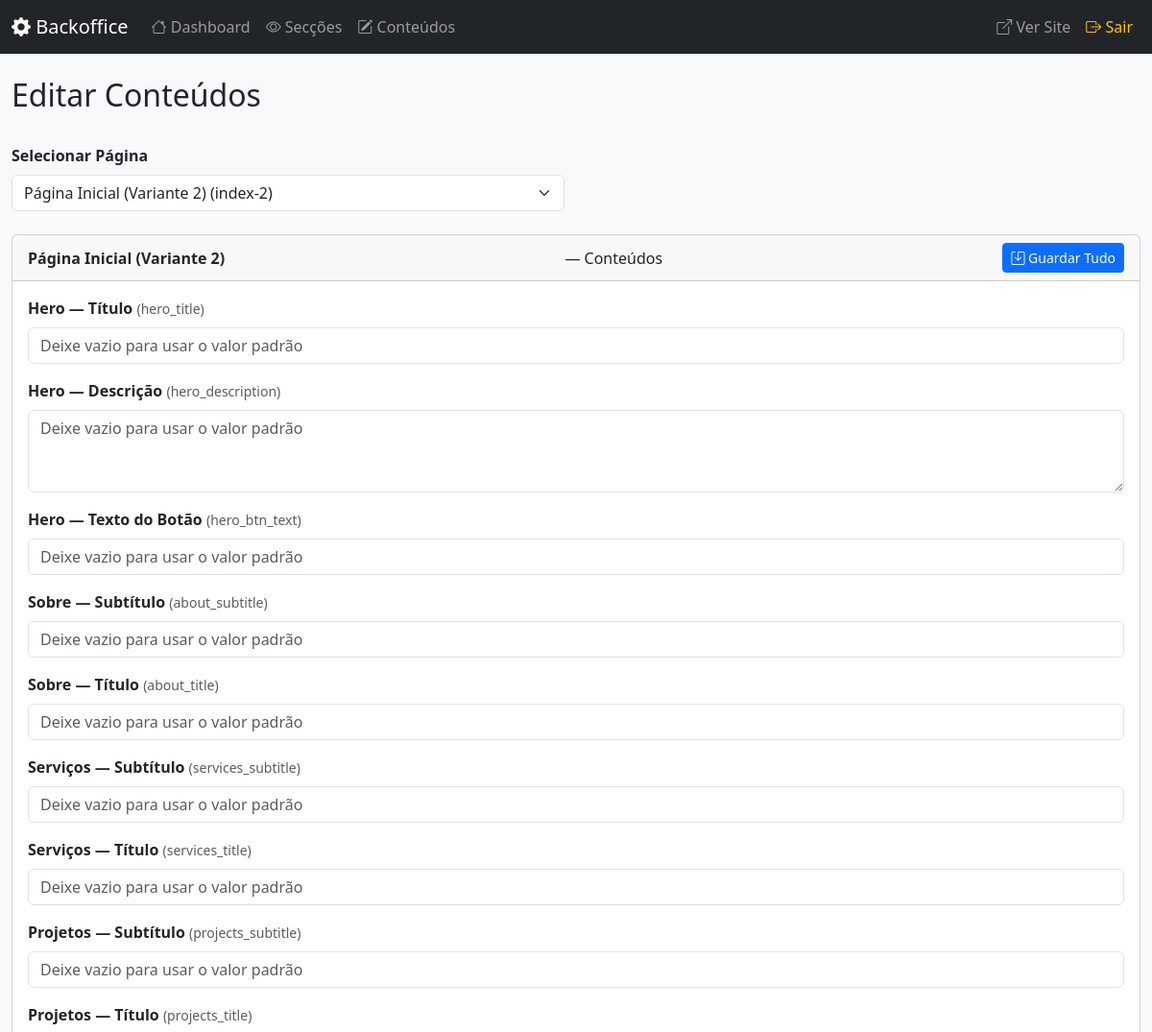
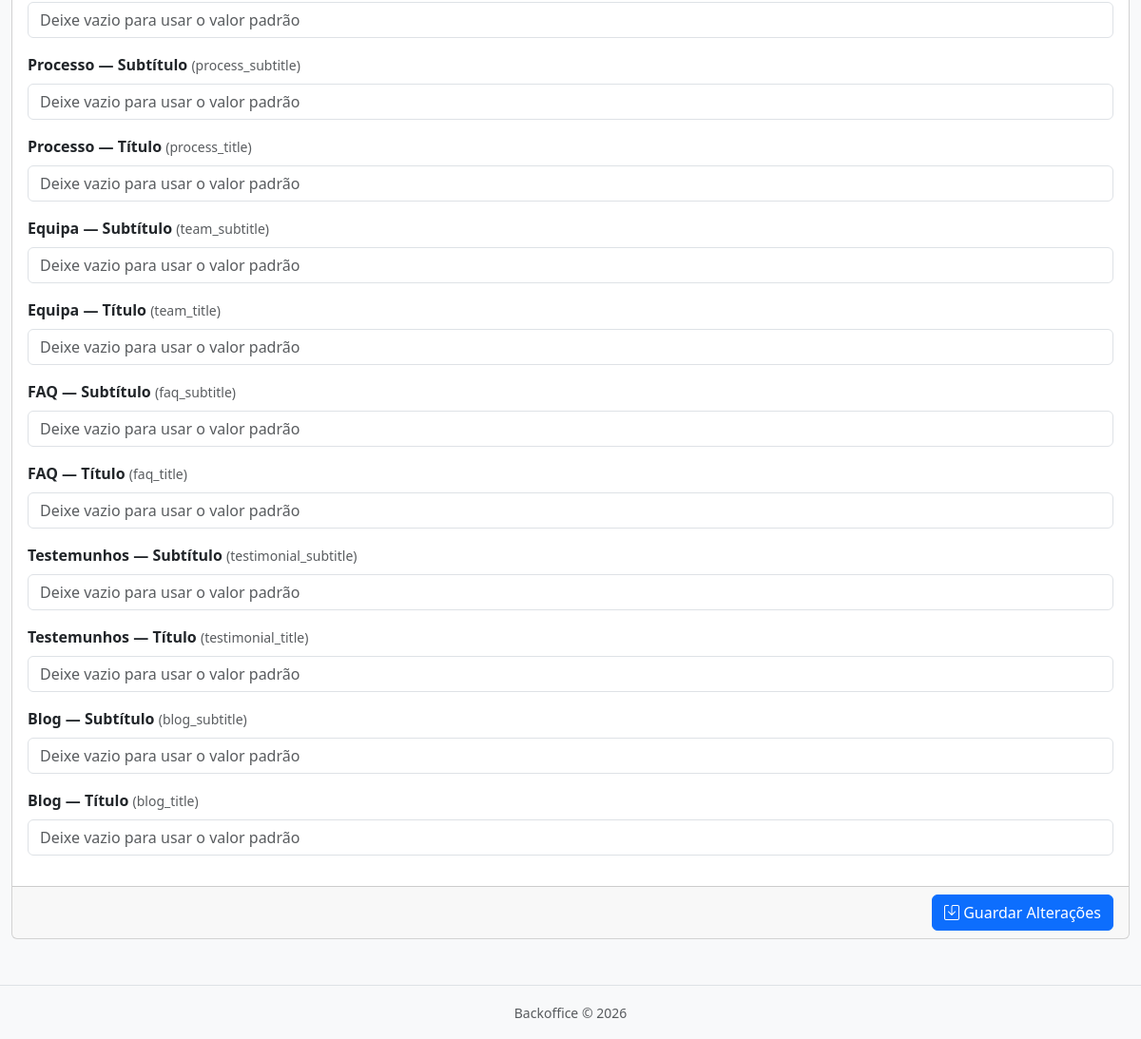
Screenshot of /admin/content.php?page=index-2 (signed in) with the database file from the repository (2 pictures, top to bottom).
### tables this page shows
CREATE TABLE IF NOT EXISTS content (
    id INT AUTO_INCREMENT PRIMARY KEY,
    page VARCHAR(255) NOT NULL,
    content_key VARCHAR(255) NOT NULL,
    content_value TEXT DEFAULT NULL,
    content_type VARCHAR(50) DEFAULT 'text',
    label VARCHAR(255),
    UNIQUE KEY page_content (page, content_key)
);

### includes/functions.php (called while the page is built, shortened)
<?php
function get_page_content($page) {
    $db = getDB();
    $stmt = $db->prepare('SELECT * FROM content WHERE page = :page ORDER BY id ASC');
    $stmt->bindValue(':page', $page, PDO::PARAM_STR);
    $stmt->execute();
    return $stmt->fetchAll(PDO::FETCH_ASSOC);
}
function get_all_pages() {
    $db = getDB();
    $result = $db->query('SELECT DISTINCT page FROM sections ORDER BY page ASC');
    return $result->fetchAll(PDO::FETCH_COLUMN);
}
function page_label($page) {
    $labels = [
        'index'             => 'Página Inicial (Variante 1)',
        'index-2'           => 'Página Inicial (Variante 2)',
        'index-3'           => 'Página Inicial (Variante 3)',
        'about'             => 'Sobre Nós',
        'services'          => 'Serviços',
        'service-details'   => 'Detalhes do Serviço',
        'portfolios'        => 'Portfólio',
        'portfolio-details' => 'Detalhes do Portfólio',
        'blog-standard'     => 'Blog',
        'blog-details'      => 'Detalhes do Blog',
        'team'              => 'Equipa',
        'pricing'           => 'Preços',
        'faq'               => 'FAQ',
        'contact'           => 'Contacto',
        'error'             => 'Página de Erro',
        'global'            => 'Global (Header/Footer)',
    ];
    return isset($labels[$page]) ? $labels[$page] : ucfirst(str_replace('-', ' ', $page));
}

### admin/content.php (the view, shortened to what this page needs)
<?php
require_once __DIR__ . '/../includes/functions.php';
$selectedPage = isset($_GET['page']) ? $_GET['page'] : null;
$pages = get_all_pages();
$contentItems = [];
if ($selectedPage) {
    $contentItems = get_page_content($selectedPage);
}
include __DIR__ . '/includes/header.php';
?>
<div class="d-flex justify-content-between align-items-center mb-4">
    <h2>Editar Conteúdos</h2>
</div>
<div class="row mb-4">
    <div class="col-md-6">
        <label class="form-label fw-bold">Selecionar Página</label>
        <select class="form-select" onchange="window.location='content.php?page='+this.value">
            <?php foreach ($pages as $p): ?>
            <option value="<?= htmlspecialchars($p, ENT_QUOTES, 'UTF-8') ?>" <?= $selectedPage === $p ? 'selected' : '' ?>>
                <?= htmlspecialchars(page_label($p), ENT_QUOTES, 'UTF-8') ?> (<?= htmlspecialchars($p, ENT_QUOTES, 'UTF-8') ?>)
            </option>
            <?php endforeach; ?>
        </select>
    </div>
</div>
<?php if ($selectedPage && !empty($contentItems)): ?>
<form method="post" action="content.php?page=<?= urlencode($selectedPage) ?>">
    <div class="card">
        <div class="card-header d-flex justify-content-between align-items-center">
            <strong><?= htmlspecialchars(page_label($selectedPage), ENT_QUOTES, 'UTF-8') ?></strong> — Conteúdos
            <button type="submit" class="btn btn-primary btn-sm"><i class="bi bi-save"></i> Guardar Tudo</button>
        </div>
        <div class="card-body">
            <?php foreach ($contentItems as $item): ?>
            <div class="mb-3">
                <label class="form-label fw-bold">
                    <?= htmlspecialchars($item['label'] ?: $item['content_key'], ENT_QUOTES, 'UTF-8') ?>
                    <small class="text-muted fw-normal">(<?= htmlspecialchars($item['content_key'], ENT_QUOTES, 'UTF-8') ?>)</small>
                </label>
                <?php if ($item['content_type'] === 'textarea' || $item['content_type'] === 'html'): ?>
                <textarea name="content_<?= (int)$item['id'] ?>" class="form-control" rows="3"
                          placeholder="Deixe vazio para usar o valor padrão"><?= htmlspecialchars($item['content_value'] ?? '', ENT_QUOTES, 'UTF-8') ?></textarea>
                <?php else: ?>
                <input type="text" name="content_<?= (int)$item['id'] ?>" class="form-control"
                       value="<?= htmlspecialchars($item['content_value'] ?? '', ENT_QUOTES, 'UTF-8') ?>"
                       placeholder="Deixe vazio para usar o valor padrão">
                <?php endif; ?>
            </div>
            <?php endforeach; ?>
        </div>
        <div class="card-footer text-end">
            <button type="submit" class="btn btn-primary"><i class="bi bi-save"></i> Guardar Alterações</button>
        </div>
    </div>
</form>
<?php elseif ($selectedPage): ?>
<div class="alert alert-info">Nenhum conteúdo editável encontrado para esta página.</div>
<?php endif; ?>
<?php include __DIR__ . '/includes/footer.php'; ?>

### admin/assets/admin.css (style rules this page uses)
body { background-color: #f8f9fa; }

### rows the page displays
content: label "Hero — Título", content_key "hero_title"
content: label "Hero — Descrição", content_key "hero_description", id "Deixe vazio para usar o valor padrão"
content: label "Hero — Texto do Botão", content_key "hero_btn_text"
content: label "Sobre — Subtítulo", content_key "about_subtitle"
content: label "Sobre — Título", content_key "about_title"
content: label "Serviços — Subtítulo", content_key "services_subtitle"
content: label "Serviços — Título", content_key "services_title"
content: label "Projetos — Subtítulo", content_key "projects_subtitle"
content: label "Projetos — Título", content_key "projects_title"
content: label "Processo — Subtítulo", content_key "process_subtitle"
content: label "Processo — Título", content_key "process_title"
content: label "Equipa — Subtítulo", content_key "team_subtitle"
content: label "Equipa — Título", content_key "team_title"
content: label "FAQ — Subtítulo", content_key "faq_subtitle"
content: label "FAQ — Título", content_key "faq_title"
content: label "Testemunhos — Subtítulo", content_key "testimonial_subtitle"
content: label "Testemunhos — Título", content_key "testimonial_title"
content: label "Blog — Subtítulo", content_key "blog_subtitle"
content: label "Blog — Título", content_key "blog_title"

### other values shown
page_label($selectedPage) "Página Inicial (Variante 2)"
form field value "Página Inicial (Variante 2) (index-2)"
